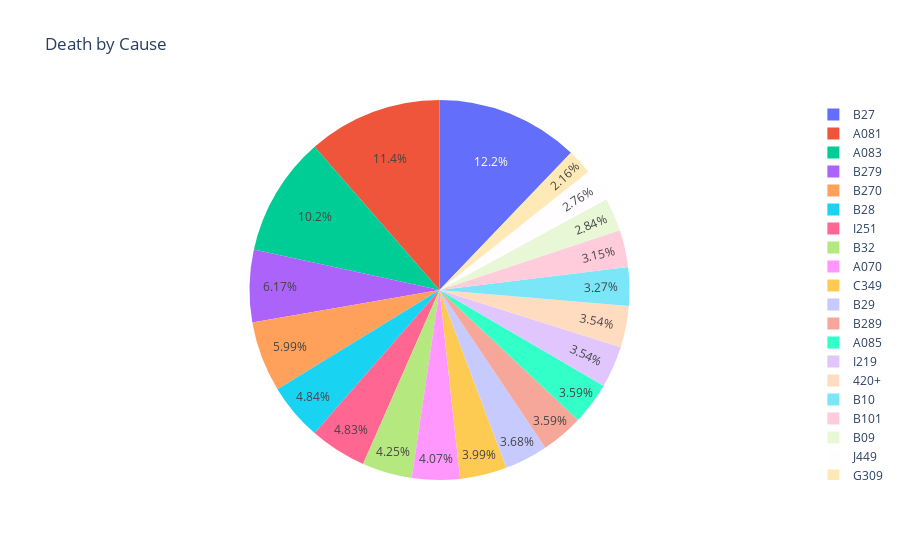

Notebook code for this chart:
### Code cell
fig = px.pie(top10_causes, values = 'Deaths1', names = 'Cause', title = 'Death by Cause')
fig.show()

### Figure 1 — Plotly figure (JSON) as saved in the notebook; plotly's stock layout.template omitted (floating-point values rounded to 4 significant figures)
{"data": [{"domain": {"x": [0, 1], "y": [0, 1]}, "hovertemplate": "Cause=%{label}<br>Deaths1=%{value}<extra></extra>", "labels": ["B27", "A081", "A083", "B279", "B270", "B28", "I251", "B32", "A070", "C349", "B29", "B289", "A085", "I219", "420+", "B10", "B101", "B09", "J449", "G309"], "legendgroup": "", "name": "", "showlegend": true, "type": "pie", "values": [10205663, 9582277, 8529117, 5178092, 5028078, 4062001, 4057643, 3571210, 3413519, 3350118, 3090372, 3016853, 3011276, 2975428, 2970089, 2743797, 2642932, 2385834, 2313480, 1810658]}], "layout": {"legend": {"tracegroupgap": 0}, "title": {"text": "Death by Cause"}}}
